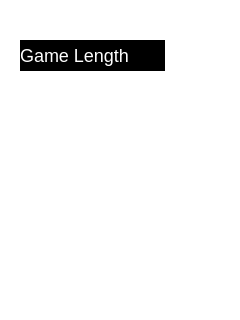
<?xml version="1.0" encoding="UTF-8"?>
<ui version="4.0">
 <class>m_frameAbout</class>
 <widget class="QFrame" name="m_frameAbout">
  <property name="geometry">
   <rect>
    <x>0</x>
    <y>0</y>
    <width>240</width>
    <height>320</height>
   </rect>
  </property>
  <property name="windowTitle">
   <string>Frame</string>
  </property>
  <property name="styleSheet">
   <string notr="true">QFrame { background: transparent; border: none; } 

QPushButton, QCheckbox {
   border: none; 
	color: white; 
	background-color: black; 
	font: bold large &quot;Rockwell Extra Bold&quot;; 
	font-size: 18px; 
}

QPushButton:pressed {
		color: gold; 
}
QPushButton:hover {
		color: gold; 
}
QDialog {
	color: white; 
	background-color: &quot;#677B09&quot;; 
	font: bold large &quot;Rockwell Extra Bold&quot;; 
	font-size: 18px; 
}

QSpinBox, QLabel {
	color: white; 
	background-color: black; 
	font: bold large &quot;Rockwell Extra Bold&quot;; 
	font-size: 18px; 
}</string>
  </property>
  <property name="frameShape">
   <enum>QFrame::StyledPanel</enum>
  </property>
  <property name="frameShadow">
   <enum>QFrame::Raised</enum>
  </property>
  <widget class="QLabel" name="label">
   <property name="geometry">
    <rect>
     <x>20</x>
     <y>40</y>
     <width>145</width>
     <height>31</height>
    </rect>
   </property>
   <property name="text">
    <string>Game Length</string>
   </property>
  </widget>
 </widget>
 <resources/>
 <connections/>
</ui>
